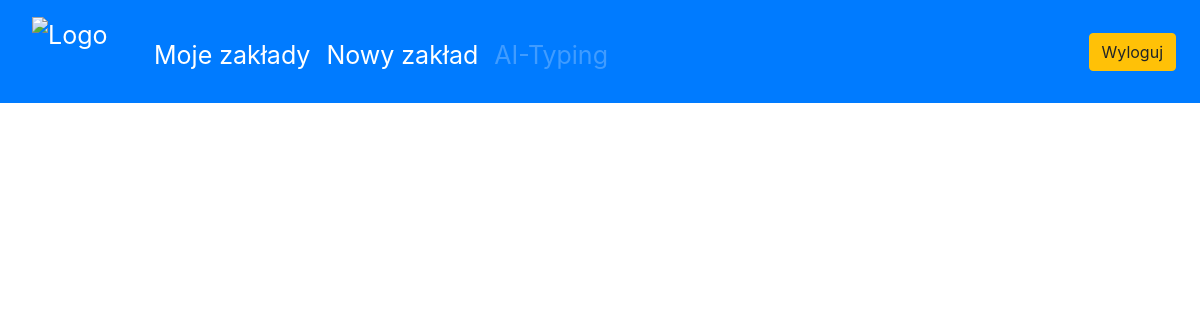
Page /list/ (signed in) on the earlier database version.
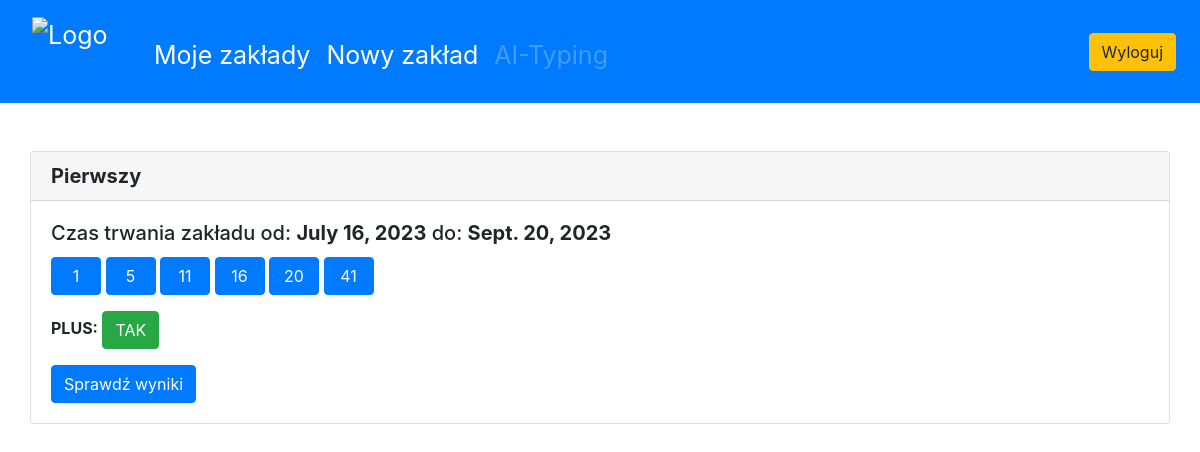
Same page on the later database version.
### main/models.py (models this page shows, shortened)
class UserBet(models.Model):
    user = models.ForeignKey(User, on_delete=models.CASCADE, related_name="userbet", null=True)
    name = models.CharField(max_length=1000, null=False)
    startdate = models.DateField()
    enddate = models.DateField()
    is_plus = models.BooleanField()

class Number(models.Model):
    userbet = models.ForeignKey(UserBet, on_delete=models.CASCADE, db_constraint=False, null=True, blank=True)
    number = models.IntegerField()
    win = models.BooleanField()

### main/views.py (the view)
# urls.py: path("list/",views.list, name="list"),
def list(response):
    bet_list = response.user.userbet.all()
    if response.user.is_anonymous:
        return HttpResponseServerError("<h>500</h> <p>No User. Log in to view this page.</p>")
    else:
        return render(response, "main/list.html", {"bet_list":bet_list})

### main/templates/main/list.html (shortened to what this page needs)
{% extends "main/base.html" %}
{% block content %}
{% for bet in bet_list %}
<div class="card">
    <h5 class="card-header"><b>{{bet.name}}</b></h5>
    <div class="card-body">
      <h5 class="card-title">Czas trwania zakładu od: <b>{{bet.startdate}}</b> do: <b>{{bet.enddate}}</b></h5>
      <p class="card-text">{% for number in bet.number_set.all %}
        <button type="button" class="btn btn-primary custom"> {{ number.number }} </button>
        {% endfor %}</p>
        {% if bet.is_plus == True %}
            <p><b>PLUS:</b> <button type="button" class="btn btn-success"> TAK </button></p>
        {% else %}
            <p><b>PLUS:</b>  <button type="button" class="btn btn-outline-success"> NIE </button></p>
        {% endif %}
      <a href="/{{bet.id}}" class="btn btn-primary">Sprawdź wyniki</a>
    </div>
  </div>
<br>
{% endfor %}
{% endblock %}

### main/templates/main/base.html (shortened to what this page needs)
<!doctype html>
<html>
    <nav class="navbar navbar-expand-lg navbar-dark bg-primary">
        <div class="collapse navbar-collapse" id="navbarTogglerDemo01">
          <a class="navbar-brand" href="/">
            <img src="https://www.lotto.pl/cdn/2b905a22797b642209815161ab7dae73.svg" alt="Logo" width="90" height="72" class="d-inline-block align-text-top">
        </a>
        {% if user.is_authenticated %}
          <ul class="navbar-nav mr-auto mt-0 mt-2 ">
            <li class="nav-item active">
              <a class="nav-link" href="/list">Moje zakłady<span class="sr-only">(current)</span></a>
            </li>
            <li class="nav-item active">
              <a class="nav-link" href="/create">Nowy zakład</a>
            </li>
            <li class="nav-item">
              <a class="nav-link disabled" href="#">AI-Typing</a>
            </li>
          </ul>
          <a href="/logout/"><button class="btn btn-warning my-2 my-sm-0" type="submit">Wyloguj</button></a>
        {% endif %}
        </div>
      </nav>
    <head>
        <link href="https://cdn.jsdelivr.net/npm/bootstrap@5.0.0-alpha3/dist/css/bootstrap.min.css" rel="stylesheet">
        <link rel="stylesheet" href="https://cdnjs.cloudflare.com/ajax/libs/bootstrap-datepicker/1.9.0/css/bootstrap-datepicker.min.css">
        <link rel="stylesheet" href="https://cdnjs.cloudflare.com/ajax/libs/font-awesome/4.7.0/css/font-awesome.min.css">
        <link rel="stylesheet" href="https://cdn.jsdelivr.net/npm/bootstrap@4.3.1/dist/css/bootstrap.min.css">
    </head>
<body>
        <div class="container px-0 py-5" id="content">
                    {% block content %}
                    {% endblock %}
        </div>
</body>
</html>
</body>
</html>

### main/templates/main/base.html (style rules this page uses)
.navbar a { padding:6px 8px 6px 16px; text-decoration: none; font-size:25px; color: #818181; display:block; font: Ubuntu; }
.custom { width: 50px !important; }

Differences in the rows shown:
added UserBet: name "Pierwszy", startdate "July 16, 2023", enddate "Sept. 20, 2023", shows "PLUS:", is_plus "TAK"
added Number: number "1"
added Number: number "5"
added Number: number "11"
added Number: number "16"
added Number: number "20"
added Number: number "41"
